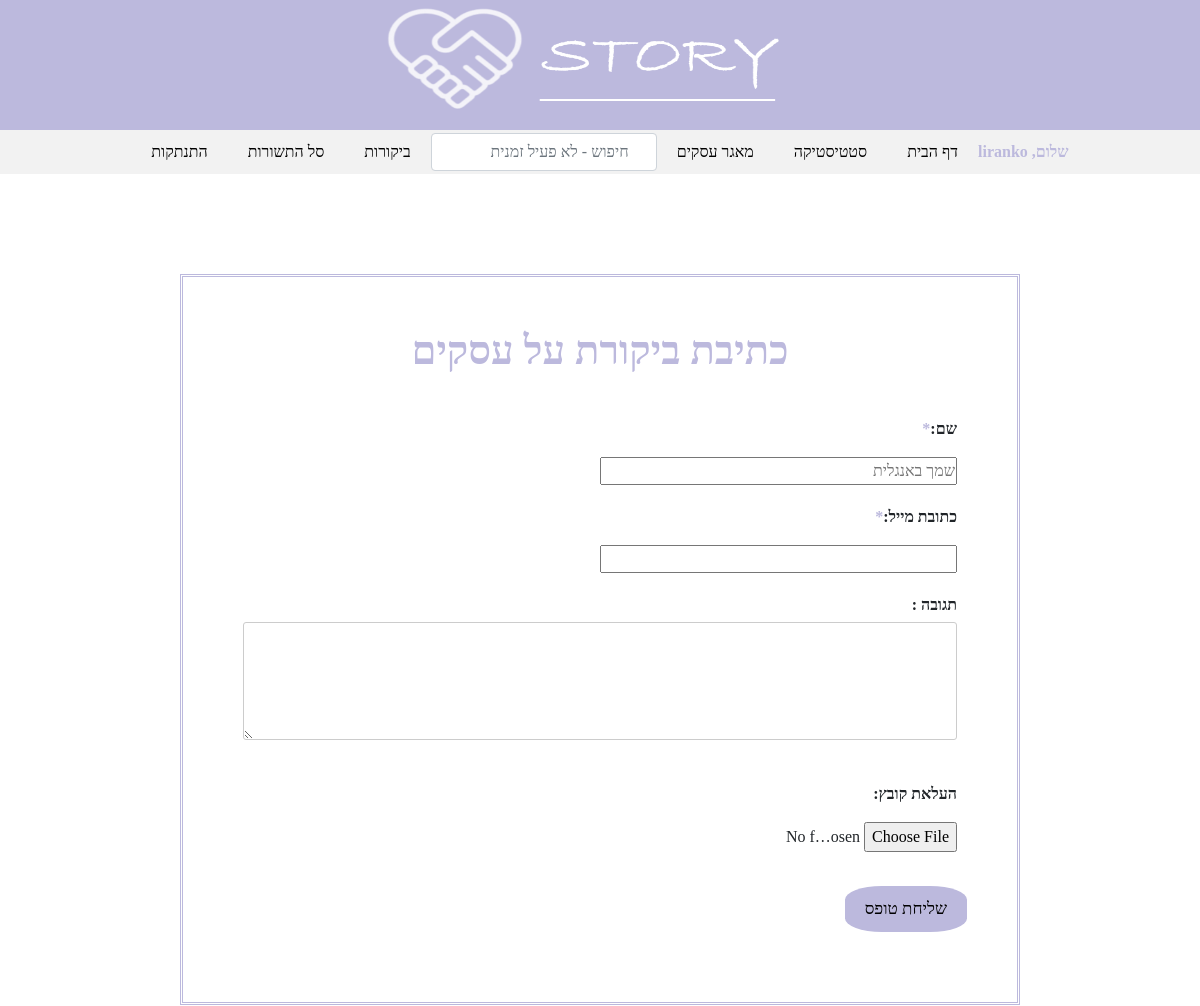
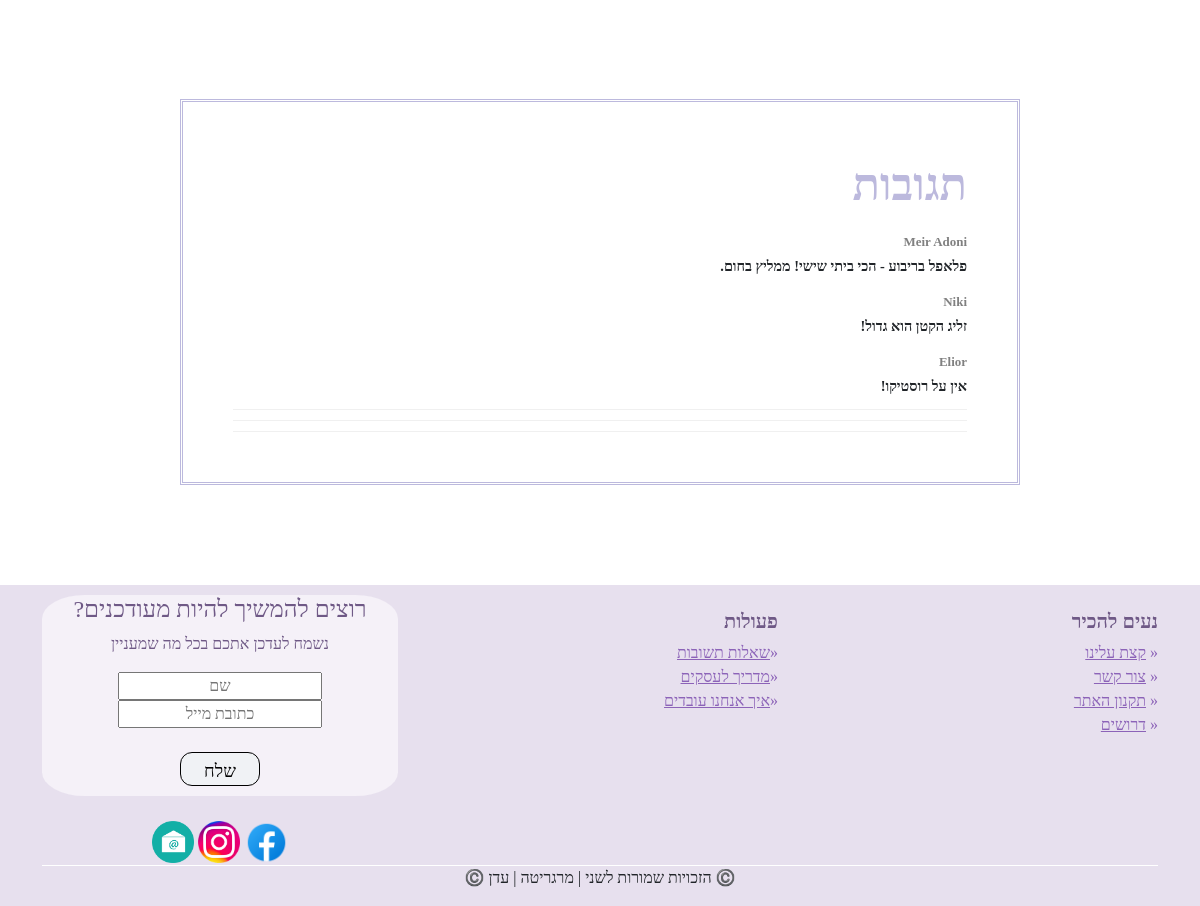
The app's page /Includes/reviews.php (signed in) with its own data (2 pictures, top to bottom).
### tables this page shows
CREATE TABLE `users` (
  `username` varchar(50) NOT NULL,
  `password` varchar(255) NOT NULL,
  `email` varchar(30) NOT NULL,
  `first_name` varchar(30) NOT NULL,
  `last_name` varchar(30) NOT NULL,
  `gender` varchar(1) NOT NULL,
  `interest` varchar(30) NOT NULL,
  `area` varchar(30) DEFAULT NULL,
  `is_admin` int(1) DEFAULT NULL,
  `id` int(5) NOT NULL
);

CREATE TABLE `comments` (
  `id` int(30) NOT NULL,
  `name` varchar(30) NOT NULL,
  `comment` varchar(100) NOT NULL
);

### Includes/session.php (called while the page is built, shortened)
<?php
    class Session{
         private function check_login(){
            if (isset($_SESSION['username'])){
                $this->username=$_SESSION['username'];
    			$this->password=$_SESSION['password'];
            }
            else{
                unset($this->username);
    			unset($this->password);
                $this->signed_in=false;
            }
        }
        public function __get($property){
            if (property_exists($this,$property))
                return $this->$property;
        }
    }
    $session=new Session();
?>

### Includes/user.php (called while the page is built, shortened)
<?php
	class User{
		public function __construct($username,$password){
			$this->username=$username;
		}
		public function __get($property){
			if (property_exists($this,$property))
				return $this->$property;
		}
	}
?>

### Includes/reviews.php (the view, shortened to what this page needs)
<?php
    require_once('init.php');
?>
<!DOCTYPE html>
<html lang="he">
<head>
    <link rel="stylesheet" type="text/css" href="../CSS/greeting.css"/>
	<link href="https://cdn.jsdelivr.net/npm/bootstrap@5.0.0-beta1/dist/css/bootstrap.min.css" rel="stylesheet">
    <?php
        include "header.php";
    ?>
</head>
<body>
    <main>
        <section class="form">
            <form class="regForm" action="" method="post" enctype="multipart/form-data">
                <h1 class="send"><b>כתיבת ביקורת על עסקים</b></h1>
                <br>
                <label class= "lableForm" for="name">
                    <p>שם:<span class="purple">*</span></p>
                    <input class="in" type= "text" placeholder="שמך באנגלית" name="name" id="name">
                </label>
                <label class= "lableForm" for="email">
                    <p>כתובת מייל:<span class="purple">*</span> </p>
                    <input class="in" type= "text" name="to_email" id="to_mail">
                </label>
				<label class= "lableForm" for="bless"> תגובה : <span id="message-info"></span>
				<textarea class="form-field" id="comment" name="comment" rows="4" cols="50"></textarea>
                </label>
                <label class= "lableForm in" for="pic">
                    <p>העלאת קובץ:</p>
                    <input class="in" type="file" name="file1" >
                </label>
                <br>
                <input type="submit" class="translate" name="submit" value="שליחת טופס">
                <br>
				<div id= "send_success">
				</div>
            </form>
			<?php
				$connection = new mysqli(DB_HOST, DB_USER, DB_PASSWORD, DB_NAME);
				$sql_sel = "SELECT * FROM comments ORDER BY id DESC";
				$result = $connection->query($sql_sel);
				$count = $result->num_rows;
				if($count > 0) {
			?>
			<div id="comment-count">
			<span id="count-number">תגובות</span>
			<?php } ?>
			<div id="response">
			<?php
				while ($row = $result->fetch_array(MYSQLI_ASSOC))
				{
			?>
			<div id="comment-<?php echo $row["id"];?>" class="comment-row">
			<div class="comment-user"><?php echo $row["name"];?></div>
			<div class="comment-msg" id="msgdiv-<?php echo $row["id"];?>"><?php echo $row["comment"];?></div>
			<?php
			}
			?>
			</div>
		</div>
	</section>
    <?php
	    include "footer.php";
    ?>
</body>
</html>

### Includes/header.php (shortened to what this page needs)
<!DOCTYPE html>
<html lang=he>
<head>
    <link rel="stylesheet" type="text/css" href="/STORY-main/CSS/header.css"/>
    <header>
        <div id="logo">
            <img id="storyImg" src="/STORY-main/Images/storyLogo.png" class="center" alt= "logo">
        </div>
        <nav>
    	    <ul  class="topnav" id="myTopnav">
                <li><a href="/STORY-main/Includes/logout.php">התנתקות</a><li/>
    	        <li><a href="/STORY-main/Includes/cart.php">סל התשורות</a></li>
				<li><a href="/STORY-main/Includes/reviews.php">ביקורות</a></li>
        	    <ul class="navbar-nav ml-auto">
            	    <form class="form-inline">
            		    <input class="form-control" id="search" type="search" placeholder="חיפוש - לא פעיל זמנית" aria-label="Search">
            	    </form>
        	    </ul>
        	    <li><a href="/STORY-main/Includes/stores.php">מאגר עסקים</a></li>
				<?php
					$username= $session->username;
					$connection = new mysqli(DB_HOST, DB_USER, DB_PASSWORD, DB_NAME);
					$sql_sel = "SELECT * FROM `users` WHERE `username`='$username'";
					$result = $connection->query($sql_sel);
					$row = $result->fetch_array();
					$id = $row['id'];
				?>
        	    <li><a href="/STORY-main/Includes/statistic.php?id=<?php echo $id ?>">סטטיסטיקה</a></li>
        	    <li><a href="/STORY-main/index.php">דף הבית</a></li>
    			<?php
    				$username=$session->username;
    				$password=$session->password;
    				$user=new User($username,$password);
    				$user->find_user($username,$password);
    				echo '<b id="userInfo">'.$user->username.' ,שלום</b>';
    			 ?>
            </ul>
        </nav>
    </header>
</head>
<body>
</body>
</html>

### CSS/greeting.css (style rules this page uses)
* { display:border-box; padding:0px; font-family: Calibri Light; margin:0px; }
#comment-count { border-bottom: 1px solid #F0F0F0; border-top: 1px solid #F0F0F0; padding: 8px; font-size: 0.9em; text-align: right; }
.comment-row { border-bottom: 1px solid #F0F0F0; padding: 10px 0px; line-height: 25px; }
.form-field { padding: 10px; border: 1px solid #ccc; border-radius: 3px; width: 100%; margin: 5px 0px 15px 0px; }
.comment-user { color: #868686; font-size: 0.9em; }
.purple { color:#BCB9DD; }
.regForm { background-color: #ffffff; margin: 100px auto; padding: 50px; width: 70%; min-width: 300px; direction:rtl; border: 3px double #BCB9DD; font-weight: bold; }
#comment-count { background-color: #ffffff; margin: 100px auto; padding: 50px; width: 70%; min-width: 300px; direction:rtl; border: 3px double #BCB9DD; font-weight: bold; }
#count-number { font-size: 45px; color: #BCB9DD; }
.comment-user { color:grey; }
.send { text-align: center; color: #BCB9DD; }
.translate { background-color: #BCB9DD; border: none; padding: 10px 20px; font-size: 17px; cursor: pointer; border-radius: 30%; }
.lableForm { display: block; padding: 10px; }
.in { width: 50%; }
#send_success { color:#BCB9DD; text-align:center; font-size:40px; padding: 10px; direction:rtl; font-weight: bold; }

### CSS/header.css (style rules this page uses)
* { display:border-box; padding:0px; font-family: Calibri Light; margin:0px; }
#logo { background:#BCB9DD; padding:5px; margin:auto; }
#storyImg { height:120px; width:440px; }
.center { display: block; margin-left: auto; margin-right: auto; }
.topnav { overflow:hidden; background-color: #f2f2f2; display: flex; align-items:center; justify-content: center; padding:0px; list-style-type: none; }
.topnav li a { display: inline-block; color: black; padding:10px 20px; text-decoration: none; }
#userInfo { font-family: Tahoma; color:#BCB9DD; }
#search { text-align: right; }

### records on screen
users: username "liranko"
comments: name "Meir Adoni", comment "פלאפל בריבוע - הכי ביתי שישי! ממליץ בחום."
comments: name "Niki", comment "זליג הקטן הוא גדול!"
comments: name "Elior", comment "אין על רוסטיקו!"
